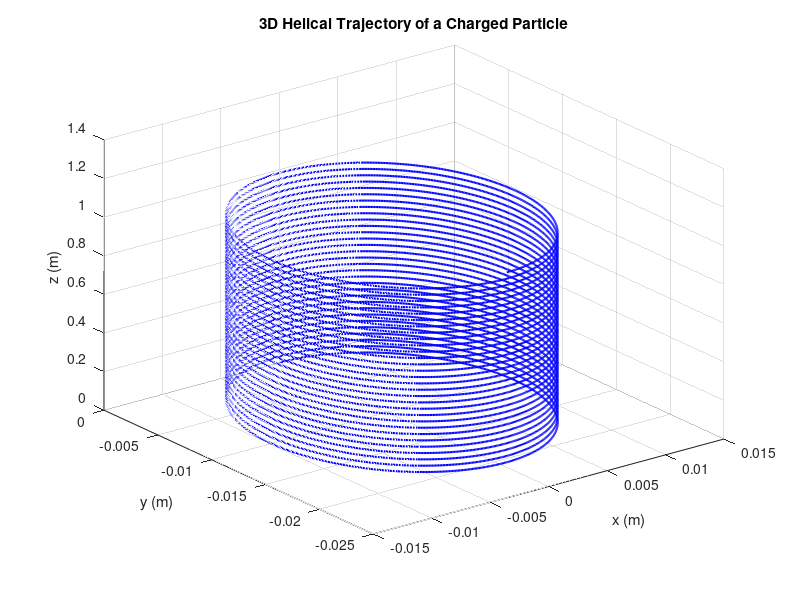
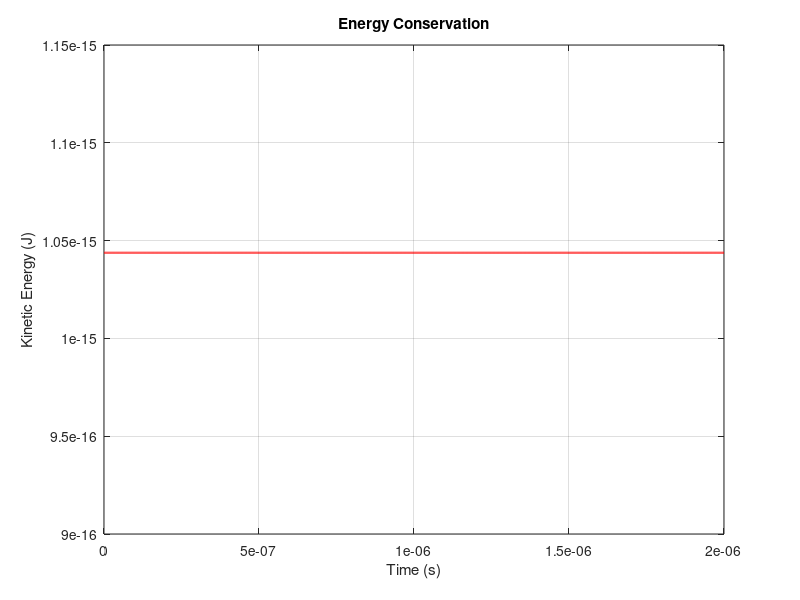

Recreate these plots in MATLAB, in order.
% Parameters
q_proton = 1.6e-19;  
m_proton = 1.67e-27; 
q_ion = q_proton;    
m_ion = 4 * m_proton; 
Bz = 1;              

% Choose particle type
q = q_proton;        
m = m_proton;        

% Initial conditions
v_perp = 1e6;        
v_par = 0.5e6;       
v0 = [v_perp, 0, v_par]; 
x0 = [0, 0, 0];      

% Time parameters
dt = 1e-10;          
t_end = 2e-6;        
t = 0:dt:t_end;      
n_steps = length(t); 

% Magnetic field
B = [0, 0, Bz];      

% Arrays to store position and velocity
x = zeros(n_steps, 3); 
v = zeros(n_steps, 3); 

% Set initial conditions
x(1, :) = x0;
v(1, :) = v0;

% Leapfrog-Boris integration
for i = 1:n_steps-1
    % Half-step position update
    x_mid = x(i, :) + 0.5 * dt * v(i, :);
    
    % Electric field (zero in this case)
    E = [0, 0, 0];
    
    % Boris rotation step
    t_b = (q / m) * 0.5 * dt * B;
    v_minus = v(i, :) + dt * 0.5 * q * E / m; 
    
    % Rotation due to magnetic field
    v_prime = v_minus + cross(v_minus, t_b); 
    v_plus = v_minus + 2 / (1 + norm(t_b)^2) * cross(v_prime, t_b);
    
    % Full velocity update
    v(i+1, :) = v_plus + 0.5 * dt * q * E / m;
    
    % Full position update
    x(i+1, :) = x_mid + 0.5 * dt * v(i+1, :);
end

% Calculate energy conservation
energy = 0.5 * m * sum(v.^2, 2); % Kinetic energy (J)

% Calculate gyroradius
gyro_radius = v_perp * m / (q * Bz);

% Plot trajectory
figure;
plot3(x(:, 1), x(:, 2), x(:, 3), 'b', 'LineWidth', 1.5);
xlabel('x (m)');
ylabel('y (m)');
zlabel('z (m)');
title('3D Helical Trajectory of a Charged Particle');
grid on;
view(3);

% Plot energy conservation
figure;
plot(t, energy, 'r', 'LineWidth', 1.5);
xlabel('Time (s)');
ylabel('Kinetic Energy (J)');
title('Energy Conservation');
grid on;

% Display results
fprintf('Gyro-radius: %.3e m\n', gyro_radius);
fprintf('Initial energy: %.3e J\n', energy(1));
fprintf('Final energy: %.3e J\n', energy(end));